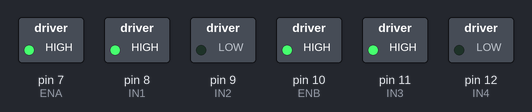
The sketch below on a simulated Arduino Uno, built with avr-gcc and run on an emulated ATmega328P. On the bench: switched loads named in the sketch (green lamp = pin HIGH).

Above: at 0.1 s.
Timing chart, 0 to 1.6 s (numbered marks = the images above):
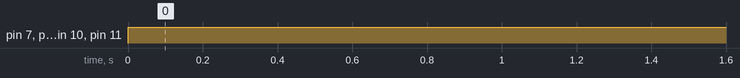

Measured:
- by itself, pin 7 (ENA), pin 8 (IN1), pin 10 (ENB), pin 11 (IN3): LOW → HIGH at 0.00 s

The sketch:

normal_dc_motor_drive_with_L298N.ino
```cpp
const int IN1 = 8;
const int IN2 = 9;
const int IN3 = 11;
const int IN4 = 12;
const int ENA = 7;
const int ENB = 10;


void setup() {

  pinMode (IN1, OUTPUT);
  pinMode (IN2, OUTPUT);
  pinMode (IN3, OUTPUT);
  pinMode (IN4, OUTPUT);
  pinMode (ENA, OUTPUT);
//  pinMode (ENB, OUTPUT);

}

void loop() {
//control speed
  analogWrite(ENA, 255);
  analogWrite(ENB, 255);
//control direction
  digitalWrite(IN1, HIGH);
  digitalWrite(IN2, LOW);
  digitalWrite(IN3, HIGH);
  digitalWrite(IN4, LOW);


}
```
